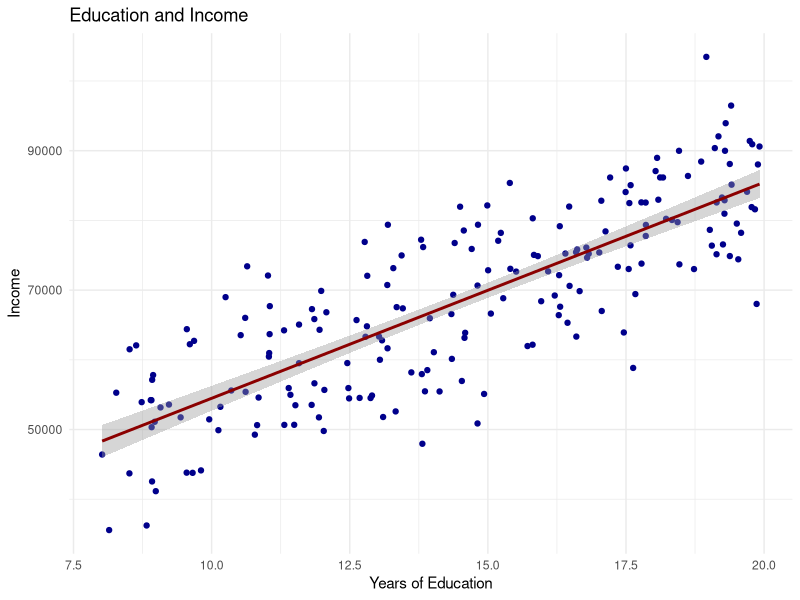

Source code (R):
## ---- chunk 1
knitr::opts_chunk$set(echo = TRUE)
library(ggplot2)
## ---- chunk 2
set.seed(456)

n <- 200

education <- runif(n, 8, 20)
# base salary of 25000 for minimal education + 3000 per year of education + variability
# to avoid uniformity
income <- 25000 + 3000 * education + rnorm(n,0, 8000)

df <- data.frame(education, income)

ggplot(df, aes(x=education, y = income)) +
  geom_point(color = 'darkblue') +
  geom_smooth(method="lm", se=TRUE, color = "darkred") +
  labs(title = 'Education and Income',
       x = "Years of Education",
       y = "Income") + 
  theme_minimal()

